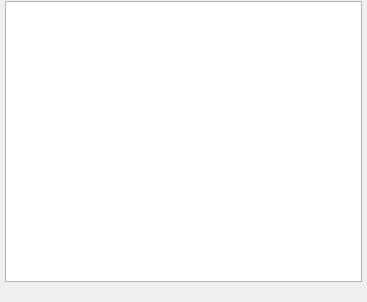
<?xml version="1.0" encoding="UTF-8"?>
<ui version="4.0">
 <class>CoursewareDownloadListWindow</class>
 <widget class="C8PopupWindow" name="CoursewareDownloadListWindow">
  <property name="geometry">
   <rect>
    <x>0</x>
    <y>0</y>
    <width>367</width>
    <height>302</height>
   </rect>
  </property>
  <property name="windowTitle">
   <string>CoursewareDownloadListWindow</string>
  </property>
  <layout class="QVBoxLayout" name="verticalLayout">
   <property name="leftMargin">
    <number>5</number>
   </property>
   <property name="topMargin">
    <number>1</number>
   </property>
   <property name="rightMargin">
    <number>5</number>
   </property>
   <property name="bottomMargin">
    <number>20</number>
   </property>
   <item>
    <widget class="QListWidget" name="listWidget_coursewareDownloadList">
     <property name="focusPolicy">
      <enum>Qt::NoFocus</enum>
     </property>
     <property name="editTriggers">
      <set>QAbstractItemView::NoEditTriggers</set>
     </property>
     <property name="selectionMode">
      <enum>QAbstractItemView::NoSelection</enum>
     </property>
    </widget>
   </item>
  </layout>
 </widget>
 <layoutdefault spacing="6" margin="11"/>
 <customwidgets>
  <customwidget>
   <class>C8PopupWindow</class>
   <extends>QWidget</extends>
   <header>c8popupwindow.h</header>
   <container>1</container>
  </customwidget>
 </customwidgets>
 <resources/>
 <connections/>
</ui>
